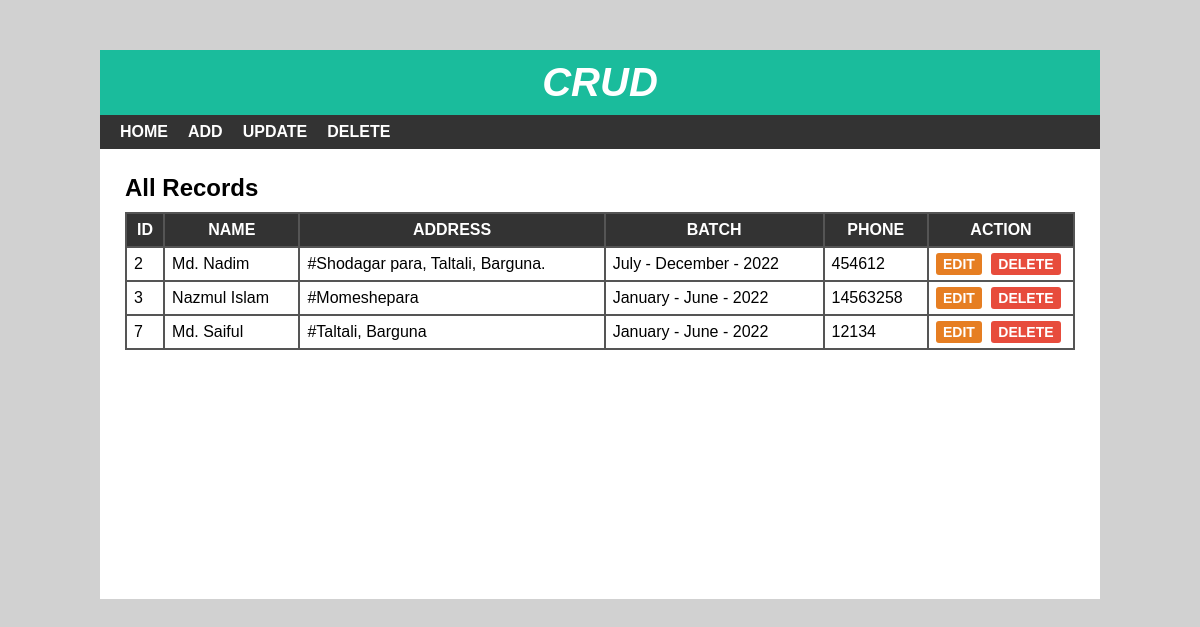
The page / on the database its author committed.
### tables this page shows
CREATE TABLE `students` (
  `sid` int(10) NOT NULL,
  `name` varchar(100) DEFAULT NULL,
  `Address` varchar(255) DEFAULT NULL,
  `class` int(3) DEFAULT NULL,
  `phone` varchar(15) DEFAULT NULL
);

CREATE TABLE `class` (
  `id` int(1) NOT NULL,
  `class_name` varchar(100) DEFAULT NULL
);

### index.php (the view)
<?php
include 'header.php';
?>
<div id="main-content">
    <h2>All Records</h2>
    <?php
        require_once 'config.php';
        $sql = "SELECT * FROM students INNER JOIN class ON students.class = class.id ORDER BY sid";
        $result = mysqli_query($conn, $sql);
        $row = mysqli_num_rows($result);
        if($row > 0){
    ?>
    <table cellpadding="7px">
        <thead>
        <th>Id</th>
        <th>Name</th>
        <th>Address</th>
        <th>Batch</th>
        <th>Phone</th>
        <th>Action</th>
        </thead>
        <tbody>
        <?php while ($row = mysqli_fetch_assoc($result)) { ?>
            <tr>
                <td><?= $row['sid'] ?></td>
                <td><?= $row['name'] ?></td>
                <td><?= $row['Address'] ?></td>
                <td><?= $row['class_name'] ?></td>
                <td><?= $row['phone'] ?></td>
                <td>
                    <a href='edit.php?id=<?= $row['sid'] ?>'>Edit</a>
                    <a href='delete-inline.php?id=<?= $row['sid'] ?>'>Delete</a>
                </td>
            </tr>
        <?php } ?>
        </tbody>
    </table>
    <?php mysqli_close($conn); }else {echo "No Data Found..!";}
     ?>
</div>
</div>
</body>
</html>

### header.php (shortened to what this page needs)
<!DOCTYPE html>
<html lang="en">
<head>
  <link rel="stylesheet" href="css/style.css">
</head>
<body>
    <div id="wrapper">
        <div id="header">
            <h1>Crud</h1>
        </div>
        <div id="menu">
            <ul>
                <li>
                    <a href="index.php">Home</a>
                </li>
                <li>
                    <a href="add.php">Add</a>
                </li>
                <li>
                    <a href="update.php">Update</a>
                </li>
                <li>
                    <a href="delete.php">Delete</a>
                </li>
            </ul>
        </div>

### css/style.css (style rules this page uses)
body { font:16px arial; margin: 0; padding: 0; background: #d1d1d1; }
#wrapper { width: 1000px; margin: 50px auto 0; background-color: #fff; }
#header { text-align: center; background-color: #1abc9c; padding: 10px; }
#header h1 { color: #fff; font-size: 40px; font-style: italic; font-weight: 700; text-transform: uppercase; margin: 0; }
#menu { background-color: #333; }
#menu ul { font-size: 0; padding: 0 10px; margin: 0; list-style: none; }
#menu ul li { display: inline-block; }
#menu ul li a { color: #fff; font-size: 16px; font-weight: 600; padding: 8px 10px; display: block; text-decoration: none; text-transform: uppercase; transition: all 0.3s ease; }
#main-content { padding: 25px; min-height: 400px; }
#main-content h2 { margin: 0 0 10px; text-transform: capitalize; }
#main-content table { width: 100%; background-color: #555; margin: 0 0 20px; }
#main-content table th { color: #fff; background-color: #333; text-transform: uppercase; }
#main-content table th:last-child { width: 130px; }
#main-content table td { background-color: #fff; }
#main-content table td a { font-size: 14px; font-weight: 600; text-transform: uppercase; padding: 3px 7px; color: #fff; background-color: #e67e22; text-decoration: none; border-radius: 3px; }
#main-content table td a:nth-child(2) { background-color: #e74c3c; margin: 0 0 0 5px; }

### rows shown on the page
students: sid "2", name "Md. Nadim", Address "#Shodagar para, Taltali, Barguna.", class.class_name "July - December - 2022", phone "454612"
students: sid "3", name "Nazmul Islam", Address "#Momeshepara", class.class_name "January - June - 2022", phone "14563258"
students: sid "7", name "Md. Saiful", Address "#Taltali, Barguna", class.class_name "January - June - 2022", phone "12134"
